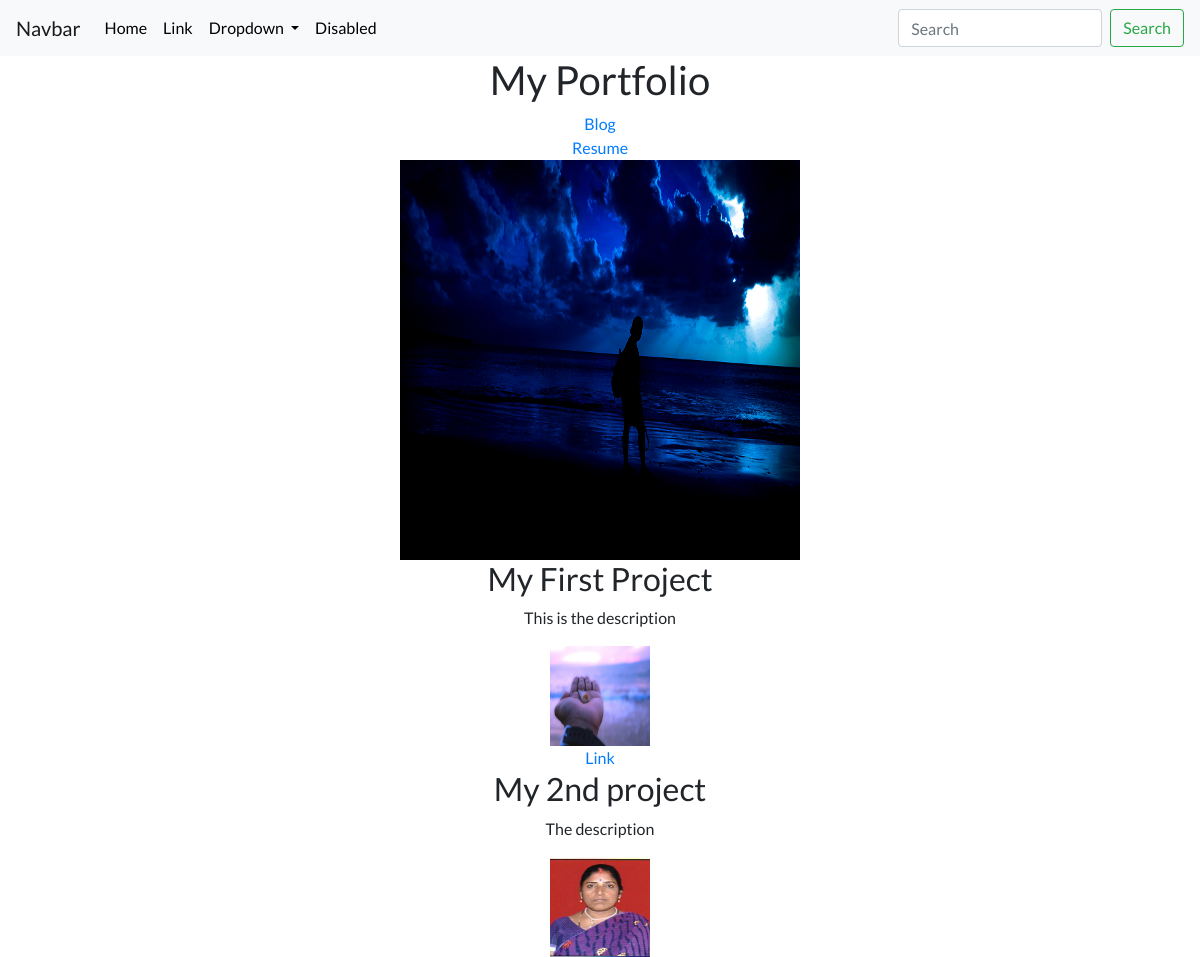
The page / on the database its author committed.
### portfolio/models.py (models this page shows, shortened)
class Project(models.Model):
    title= models.CharField(max_length=100)
    description= models.CharField(max_length=250)
    image= models.ImageField(upload_to='portfolio/images/')
    url= models.URLField(blank=True)

### portfolio/views.py (the view)
# urls.py: 2. Add a URL to urlpatterns:  path('', views.home, name='home')
def home(request):
    projects= Project.objects.all()
    return render(request,'portfolio/home.html',{'projects':projects})

### portfolio/templates/portfolio/home.html (shortened to what this page needs)
{% extends 'portfolio/base.html' %}
{% load static %}
{% block content %}
<div class="container text-center">
<h1>My Portfolio</h1>
<a href="{% url 'blog:all_blogs' %}">Blog</a>
<br>
{% load static %}
<a href="{% static 'portfolio/Resume.pdf' %}">Resume</a>
<br>
<img src= "{% static 'portfolio/pic.jpg' %}" height=400 width=400>
{% for project in projects %}
<h2>{{ project.title }}</h2>
<p>{{ project.description }}</p>
<img src="{{ project.image.url }}" height=100 width=100>
{% if project.url %}
<br><a href="{{ project.url }}">Link</a>
{% endif %}
{% endfor %}
{% endblock %}

### portfolio/templates/portfolio/base.html (shortened to what this page needs)
{% load static %}
<!doctype html>
<html lang="en">
<head>
  <link rel="stylesheet" href="https://stackpath.bootstrapcdn.com/bootstrap/4.4.1/css/bootstrap.min.css">
  <link rel="stylesheet" href="{% static "portfolio/custom.css" %}">
</head>
  <body>
  <nav class="navbar navbar-expand-lg navbar-light bg-light">
  <a class="navbar-brand" href="#">Navbar</a>
  <div class="collapse navbar-collapse" id="navbarSupportedContent">
    <ul class="navbar-nav mr-auto">
      <li class="nav-item active">
        <a class="nav-link" href="#">Home <span class="sr-only">(current)</span></a>
      </li>
      <li class="nav-item">
        <a class="nav-link" href="#">Link</a>
      </li>
      <li class="nav-item dropdown">
        <a class="nav-link dropdown-toggle" href="#" id="navbarDropdown" role="button" data-toggle="dropdown" aria-haspopup="true" aria-expanded="false">
          Dropdown
        </a>
      </li>
      <li class="nav-item">
        <a class="nav-link disabled" href="#" tabindex="-1" aria-disabled="true">Disabled</a>
      </li>
    </ul>
    <form class="form-inline my-2 my-lg-0">
      <input class="form-control mr-sm-2" type="search" placeholder="Search" aria-label="Search">
      <button class="btn btn-outline-success my-2 my-sm-0" type="submit">Search</button>
    </form>
  </div>
</nav>
    {% block content %}{% endblock %}
  </body>
</html>

### portfolio/static/portfolio/custom.css (style rules this page uses)
.navbar-nav .nav-link { color: rgba(0,0,0,1) !important; }
body { font-family: 'Lato', sans-serif; }

### rows shown on the page
Project: title "My First Project", description "This is the description", image (picture)
Project: title "My 2nd project", description "The description", image (picture)
